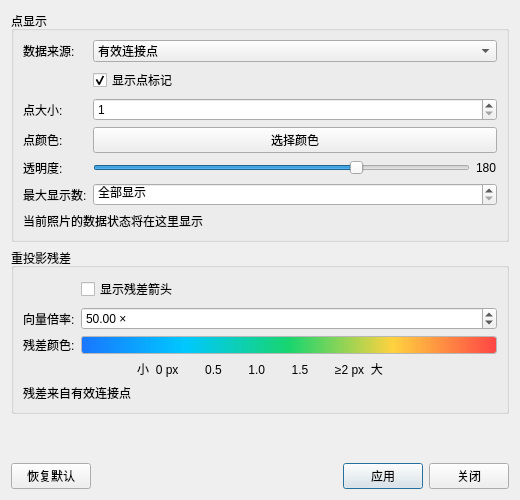
<?xml version="1.0" encoding="UTF-8"?>
<ui version="4.0">
 <class>FeaturePointVisualizationDialog</class>
 <widget class="QDialog" name="FeaturePointVisualizationDialog">
  <property name="geometry">
   <rect><x>0</x><y>0</y><width>520</width><height>500</height></rect>
  </property>
  <property name="minimumSize">
   <size><width>480</width><height>460</height></size>
  </property>
  <property name="windowTitle"><string>匹配观测显示设置</string></property>
  <layout class="QVBoxLayout" name="mainLayout">
   <item>
    <widget class="QGroupBox" name="pointGroup">
     <property name="title"><string>点显示</string></property>
     <layout class="QFormLayout" name="pointForm">
      <item row="0" column="0">
       <widget class="QLabel" name="pointSourceLabel">
        <property name="text"><string>数据来源:</string></property>
        <property name="buddy"><cstring>m_pointSourceCombo</cstring></property>
       </widget>
      </item>
      <item row="0" column="1">
       <widget class="QComboBox" name="m_pointSourceCombo">
        <property name="toolTip">
         <string>提取特征点为检测器全部输出；原始匹配点为匹配记录引用的点；
有效连接点为当前空三成果中的有效观测</string>
        </property>
        <property name="currentIndex"><number>2</number></property>
        <item><property name="text"><string>提取特征点</string></property></item>
        <item><property name="text"><string>原始匹配点</string></property></item>
        <item><property name="text"><string>有效连接点</string></property></item>
       </widget>
      </item>
      <item row="1" column="1">
       <widget class="QCheckBox" name="m_showPointsChk">
        <property name="text"><string>显示点标记</string></property>
        <property name="checked"><bool>true</bool></property>
       </widget>
      </item>
      <item row="2" column="0">
       <widget class="QLabel" name="pointSizeLabel">
        <property name="text"><string>点大小:</string></property>
        <property name="buddy"><cstring>m_pointSizeSpin</cstring></property>
       </widget>
      </item>
      <item row="2" column="1">
       <widget class="QSpinBox" name="m_pointSizeSpin">
        <property name="minimum"><number>1</number></property>
        <property name="maximum"><number>12</number></property>
        <property name="value"><number>1</number></property>
       </widget>
      </item>
      <item row="3" column="0">
       <widget class="QLabel" name="pointColorLabel">
        <property name="text"><string>点颜色:</string></property>
        <property name="buddy"><cstring>m_pointColorBtn</cstring></property>
       </widget>
      </item>
      <item row="3" column="1">
       <widget class="QPushButton" name="m_pointColorBtn">
        <property name="text"><string>选择颜色</string></property>
       </widget>
      </item>
      <item row="4" column="0">
       <widget class="QLabel" name="opacityTitleLabel">
        <property name="text"><string>透明度:</string></property>
       </widget>
      </item>
      <item row="4" column="1">
       <layout class="QHBoxLayout" name="opacityLayout">
        <item>
         <widget class="QSlider" name="m_opacitySlider">
          <property name="maximum"><number>255</number></property>
          <property name="value"><number>180</number></property>
          <property name="orientation"><enum>Qt::Horizontal</enum></property>
         </widget>
        </item>
        <item>
         <widget class="QLabel" name="m_opacityLabel">
          <property name="minimumWidth"><number>32</number></property>
          <property name="text"><string>180</string></property>
         </widget>
        </item>
       </layout>
      </item>
      <item row="5" column="0">
       <widget class="QLabel" name="maxDisplayLabel">
        <property name="text"><string>最大显示数:</string></property>
        <property name="buddy"><cstring>m_maxDisplaySpin</cstring></property>
       </widget>
      </item>
      <item row="5" column="1">
       <widget class="QSpinBox" name="m_maxDisplaySpin">
        <property name="specialValueText"><string>全部显示</string></property>
        <property name="maximum"><number>100000</number></property>
       </widget>
      </item>
      <item row="6" column="0" colspan="2">
       <widget class="QLabel" name="m_pointStatusLabel">
        <property name="text"><string>当前照片的数据状态将在这里显示</string></property>
        <property name="wordWrap"><bool>true</bool></property>
       </widget>
      </item>
     </layout>
    </widget>
   </item>
   <item>
    <widget class="QGroupBox" name="residualGroup">
     <property name="title"><string>重投影残差</string></property>
     <layout class="QFormLayout" name="residualForm">
      <item row="0" column="1">
       <widget class="QCheckBox" name="m_showResidualsChk">
        <property name="text"><string>显示残差箭头</string></property>
        <property name="toolTip"><string>从观测像素指向三维点重投影像素</string></property>
       </widget>
      </item>
      <item row="1" column="0">
       <widget class="QLabel" name="residualScaleLabel">
        <property name="text"><string>向量倍率:</string></property>
        <property name="buddy"><cstring>m_residualScaleSpin</cstring></property>
       </widget>
      </item>
      <item row="1" column="1">
       <widget class="QDoubleSpinBox" name="m_residualScaleSpin">
        <property name="suffix"><string> ×</string></property>
        <property name="minimum"><double>1.000000000000000</double></property>
        <property name="maximum"><double>100.000000000000000</double></property>
        <property name="value"><double>50.000000000000000</double></property>
       </widget>
      </item>
      <item row="2" column="0">
       <widget class="QLabel" name="residualColorLabel">
        <property name="text"><string>残差颜色:</string></property>
       </widget>
      </item>
      <item row="2" column="1">
       <widget class="QLabel" name="m_residualColorLegend">
        <property name="minimumSize"><size><width>220</width><height>18</height></size></property>
        <property name="toolTip"><string>颜色按未放大的真实重投影残差分级</string></property>
        <property name="styleSheet">
         <string notr="true">border: 1px solid palette(mid); border-radius: 3px; background: qlineargradient(x1:0, y1:0, x2:1, y2:0, stop:0 #1976ff, stop:0.25 #00c8ff, stop:0.5 #18d56f, stop:0.75 #ffd23f, stop:1 #ff4545);</string>
        </property>
        <property name="text"><string/></property>
       </widget>
      </item>
      <item row="3" column="0" colspan="2">
       <widget class="QLabel" name="m_residualLegendTicks">
        <property name="text"><string>小  0 px        0.5        1.0        1.5        ≥2 px  大</string></property>
        <property name="alignment"><set>Qt::AlignCenter</set></property>
       </widget>
      </item>
      <item row="4" column="0" colspan="2">
       <widget class="QLabel" name="m_residualStatusLabel">
        <property name="text"><string>残差来自有效连接点</string></property>
        <property name="wordWrap"><bool>true</bool></property>
       </widget>
      </item>
     </layout>
    </widget>
   </item>
   <item>
    <spacer name="verticalSpacer">
     <property name="orientation"><enum>Qt::Vertical</enum></property>
     <property name="sizeHint" stdset="0"><size><width>20</width><height>8</height></size></property>
    </spacer>
   </item>
   <item>
    <layout class="QHBoxLayout" name="buttonLayout">
     <item>
      <widget class="QPushButton" name="m_resetBtn">
       <property name="text"><string>恢复默认</string></property>
      </widget>
     </item>
     <item>
      <spacer name="buttonSpacer">
       <property name="orientation"><enum>Qt::Horizontal</enum></property>
       <property name="sizeHint" stdset="0"><size><width>40</width><height>20</height></size></property>
      </spacer>
     </item>
     <item>
      <widget class="QPushButton" name="m_applyBtn">
       <property name="text"><string>应用</string></property>
       <property name="default"><bool>true</bool></property>
      </widget>
     </item>
     <item>
      <widget class="QPushButton" name="m_closeBtn">
       <property name="text"><string>关闭</string></property>
      </widget>
     </item>
    </layout>
   </item>
  </layout>
 </widget>
 <resources/>
 <connections/>
</ui>
